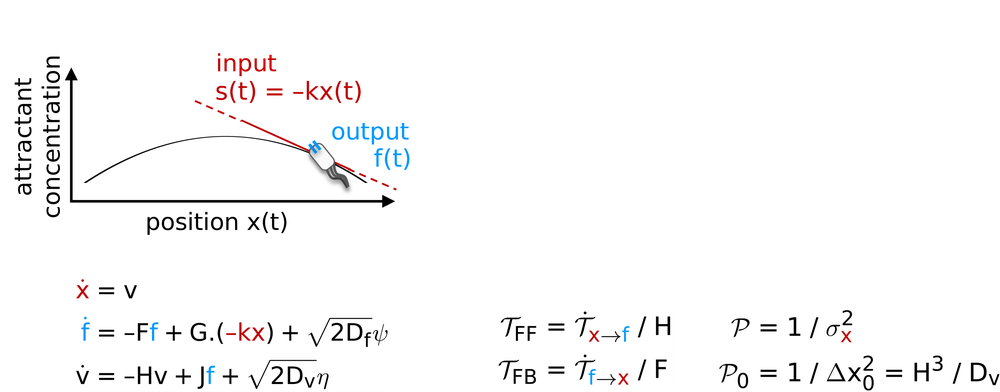
#> input picture fig2/spatial_model.png, 1000 x 392 px, shrunk from 3871 x 1517 before the run
$ python plot.py
#> lines starting #> are read from the running program, lines starting #| are printed output that depends on the picture; after the words box and inside, x2 and y2 are one past the last pixel; in counts of white or black regions, pixels touching at a corner belong together
#> further down, schmn is the input picture: shape (392, 1000, 4) float32; mean R, G, B, A 0.411, 0.408, 0.409, 0.425
import numpy as np
from matplotlib import pyplot as plt
from matplotlib import cm
from mpl_toolkits.axes_grid1.inset_locator import inset_axes
from matplotlib.lines import Line2D
import matplotlib.image as mpimg
from matplotlib.offsetbox import TextArea, DrawingArea, OffsetImage, AnnotationBbox
import matplotlib.gridspec as gridspec
from matplotlib.patches import Rectangle, FancyBboxPatch
from scipy.ndimage import distance_transform_edt

plt.rc('font', size = 36)
#plt.rc('text', usetex = True)
plt.rc('mathtext',rm='dejavusans')
plt.rc('mathtext',fontset='dejavusans')

fig = plt.figure(figsize = (40, 7))
plt.subplots_adjust(hspace=0.1,wspace=0.3)
gs = gridspec.GridSpec(3, 3)
ax00=fig.add_subplot(gs[:,0])
ax01=fig.add_subplot(gs[0,1])
ax11=fig.add_subplot(gs[1,1])
ax21=fig.add_subplot(gs[2,1])
ax02=fig.add_subplot(gs[:,2])

def fix_alpha_edge_bleed(img):
    """Replace RGB under transparent pixels with the nearest opaque pixel's RGB,
    so resampling near the alpha boundary doesn't blend in a hidden background color."""
    if img.shape[-1] != 4:
        return img  # no alpha channel; not the issue
    img = img.copy()
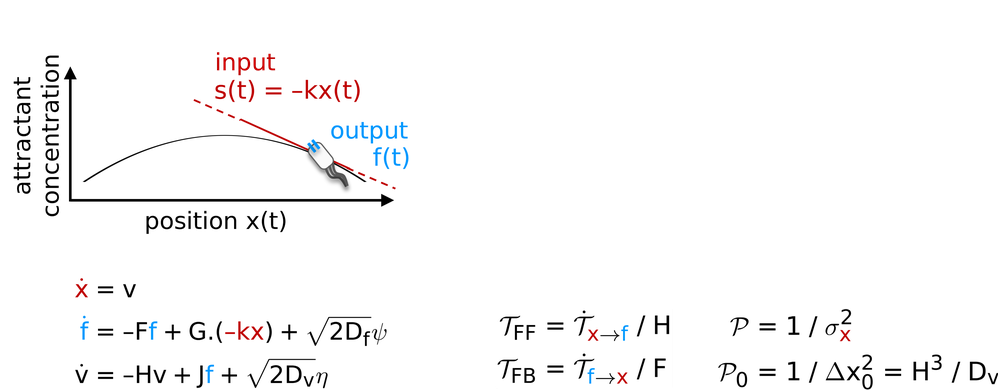
#> img: shape (390, 998, 4) float32; mean of channels 0, 1, 2, 3 0.411, 0.409, 0.41, 0.427; transparent parts drawn white
    mask = img[..., 3] > 0  # opaque-ish pixels
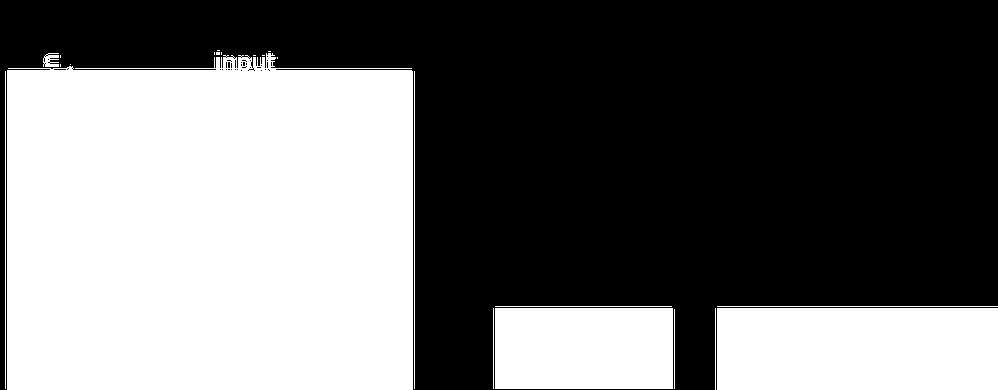
#> mask: shape (390, 998) bool; 43.6% white; 22 white regions (11 under 20 px), largest, box (x1, y1, x2, y2) and area: (7, 53, 413, 390) 130886, (717, 308, 998, 390) 23042, (495, 308, 673, 389) 14418
    if mask.all() or not mask.any():
        return img
    _, indices = distance_transform_edt(~mask, return_distances=True, return_indices=True)
    for c in range(3):
        img[..., c] = img[..., c][tuple(indices)]
    return img

schmn=mpimg.imread('spatial_model.png')
#print(schmn.shape)
schm=fix_alpha_edge_bleed(schmn[1:-1,1:-1,:])
imagebox1 = OffsetImage(schm, zoom=0.38,interpolation='hanning')
ab1 = AnnotationBbox(imagebox1, (1.2,0.5),frameon=False,pad=0.,xycoords='axes fraction')
#imagebox1.image.set_clip_box(ax00.bbox)
#imagebox1.image.set_clip_on(True)
ax00.add_artist(ab1)

ax00.axis('off')

#> (the run stopped early here; a loop or call above may not have finished)
